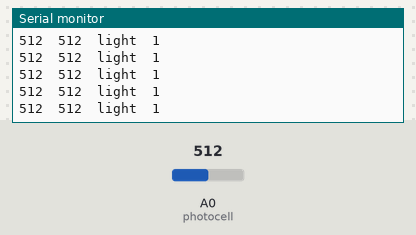
A sketch run on a simulated Arduino Uno, built with avr-gcc and run on an emulated ATmega328P. Shown: the last lines printed to the serial monitor. Inputs (shaded band) come from the test bench; at power-on: A0 (photocell) = 512.

Above: at 1.2 s.
1.3 s: A0 (photocell) set to 499
At 1.8 s:
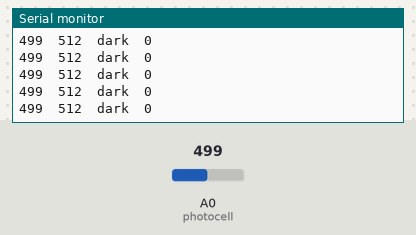
9.2 s: A0 (photocell) set to 8
At 9.7 s:
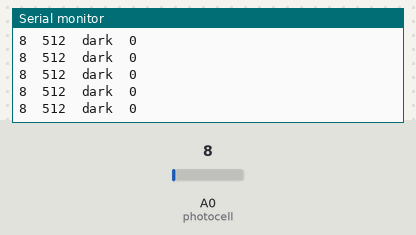
12.2 s: A0 (photocell) set to 11
At 12.7 s:
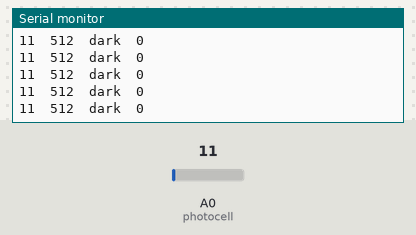
Timing chart, 0 to 15.2 s (numbered marks = the images above; inputs shaded):
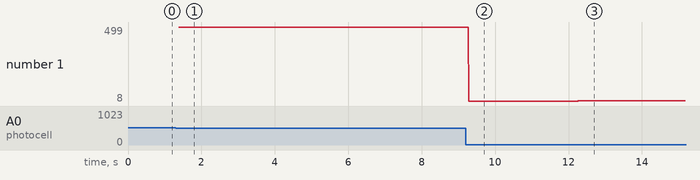

Measured:
- the behaviour switches between 512 and 511 on A0 (photocell) (found by bisection; images 0 and 1)
- after the input at 1.3 s, the serial monitor: prints a new line after 0.08 s (image 1)
- after the input at 9.2 s, the serial monitor: prints a new line after 0.08 s (image 2)
- after the input at 12.2 s, the serial monitor: prints a new line after 0.07 s (image 3)
- plotted number 1: 499 → 8 after the input at 9.2 s, 8 → 11 after the input at 12.2 s

The sketch:

light-threshold.ino
```cpp
// tangible, steve daniels, Oct 2021

// sensor thresholding :: photocell

int photocell = A0; // where is the circuit ?

int currentBrightness;
int lightThreshold = 0; // reset manually in code below
int LIGHT_STATE = 0;


void setup() {
  pinMode(photocell, INPUT );
  Serial.begin(9600);
}

void loop() {
  // GET LIGHT READING
  currentBrightness  = analogRead(photocell) ;
  Serial.print(currentBrightness);
  Serial.print('\t');

  // DETERMINE THRESHOLD

    // use serial plotter
    // look at your sensor max and min, pick a value between that makes sense
    // change the 512 to the value you determine

  lightThreshold = 512; // 512 is a start point -- it will be wrong
  Serial.print(lightThreshold);
  Serial.print('\t');

  // THRESHOLD COMPARE -- is light above or below threshold
  if (currentBrightness < lightThreshold) {
    LIGHT_STATE = 0;
    Serial.print("dark");
  } else {
    LIGHT_STATE = 1;
    Serial.print("light");
  }

  Serial.print('\t');
  Serial.print(LIGHT_STATE);
  Serial.println();
} // end loop
```
